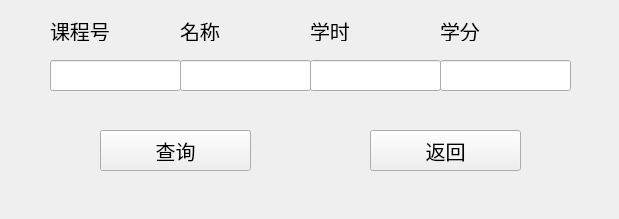
<?xml version="1.0" encoding="UTF-8"?>
<ui version="4.0">
 <class>Form</class>
 <widget class="QWidget" name="Form">
  <property name="geometry">
   <rect>
    <x>0</x>
    <y>0</y>
    <width>619</width>
    <height>219</height>
   </rect>
  </property>
  <property name="minimumSize">
   <size>
    <width>619</width>
    <height>219</height>
   </size>
  </property>
  <property name="maximumSize">
   <size>
    <width>619</width>
    <height>219</height>
   </size>
  </property>
  <property name="windowTitle">
   <string>Form</string>
  </property>
  <widget class="QLineEdit" name="lineEdit_1">
   <property name="geometry">
    <rect>
     <x>50</x>
     <y>60</y>
     <width>131</width>
     <height>31</height>
    </rect>
   </property>
  </widget>
  <widget class="QLineEdit" name="lineEdit_2">
   <property name="geometry">
    <rect>
     <x>180</x>
     <y>60</y>
     <width>131</width>
     <height>31</height>
    </rect>
   </property>
  </widget>
  <widget class="QLineEdit" name="lineEdit_3">
   <property name="geometry">
    <rect>
     <x>310</x>
     <y>60</y>
     <width>131</width>
     <height>31</height>
    </rect>
   </property>
  </widget>
  <widget class="QLineEdit" name="lineEdit_4">
   <property name="geometry">
    <rect>
     <x>440</x>
     <y>60</y>
     <width>131</width>
     <height>31</height>
    </rect>
   </property>
  </widget>
  <widget class="QPushButton" name="check_Button">
   <property name="geometry">
    <rect>
     <x>100</x>
     <y>130</y>
     <width>151</width>
     <height>41</height>
    </rect>
   </property>
   <property name="font">
    <font>
     <family>楷体</family>
     <pointsize>15</pointsize>
    </font>
   </property>
   <property name="text">
    <string>查询</string>
   </property>
  </widget>
  <widget class="QPushButton" name="back_Button">
   <property name="geometry">
    <rect>
     <x>370</x>
     <y>130</y>
     <width>151</width>
     <height>41</height>
    </rect>
   </property>
   <property name="font">
    <font>
     <family>楷体</family>
     <pointsize>15</pointsize>
    </font>
   </property>
   <property name="text">
    <string>返回</string>
   </property>
  </widget>
  <widget class="QLabel" name="label">
   <property name="geometry">
    <rect>
     <x>50</x>
     <y>20</y>
     <width>71</width>
     <height>21</height>
    </rect>
   </property>
   <property name="font">
    <font>
     <family>楷体</family>
     <pointsize>15</pointsize>
    </font>
   </property>
   <property name="text">
    <string>课程号</string>
   </property>
  </widget>
  <widget class="QLabel" name="label_2">
   <property name="geometry">
    <rect>
     <x>180</x>
     <y>20</y>
     <width>71</width>
     <height>21</height>
    </rect>
   </property>
   <property name="font">
    <font>
     <family>楷体</family>
     <pointsize>15</pointsize>
    </font>
   </property>
   <property name="text">
    <string>名称</string>
   </property>
  </widget>
  <widget class="QLabel" name="label_3">
   <property name="geometry">
    <rect>
     <x>310</x>
     <y>20</y>
     <width>81</width>
     <height>21</height>
    </rect>
   </property>
   <property name="font">
    <font>
     <family>楷体</family>
     <pointsize>15</pointsize>
    </font>
   </property>
   <property name="text">
    <string>学时</string>
   </property>
  </widget>
  <widget class="QLabel" name="label_4">
   <property name="geometry">
    <rect>
     <x>440</x>
     <y>20</y>
     <width>91</width>
     <height>21</height>
    </rect>
   </property>
   <property name="font">
    <font>
     <family>楷体</family>
     <pointsize>15</pointsize>
    </font>
   </property>
   <property name="text">
    <string>学分</string>
   </property>
  </widget>
 </widget>
 <resources/>
 <connections/>
</ui>
